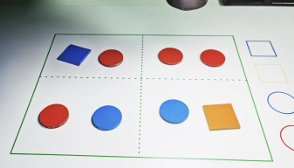
#> input picture imgs/maduo_test1.png, 294 x 168 px, found by its file name
$ python test_maduo.py
#> lines starting #> are read from the running program, lines starting #| are printed output that depends on the picture; after the words box and inside, x2 and y2 are one past the last pixel; in counts of white or black regions, pixels touching at a corner belong together
import cv2
import numpy as np
import os

# 加载图像
img_path = r'imgs\maduo_test1.png'

def create_debug_dir():
    """创建调试目录"""
    debug_dir = "debug_results"
    if not os.path.exists(debug_dir):
        os.makedirs(debug_dir)
    return debug_dir

def save_image(image, step_name, debug_dir):
    """保存调试图像"""
    cv2.imwrite(f"{debug_dir}/{step_name}.png", image)

def detect_shapes_and_colors(image_path):
    # 创建调试目录
#> called with image_path = 'imgs\\maduo_test1.png'
    debug_dir = create_debug_dir()

    # 读取原始图像
    image = cv2.imread(image_path)
#> image is the input picture: shape (168, 294, 3); mean B, G, R 201.9, 201.9, 200.8
    save_image(image, "01_original", debug_dir)

    # 转换为HSV颜色空间
    hsv = cv2.cvtColor(image, cv2.COLOR_BGR2HSV)
#> hsv: shape (168, 294, 3); mean H, S, V 79.4, 25.3, 211.7
    hsv = cv2.GaussianBlur(hsv, (3, 3), 0)
#> hsv: shape (168, 294, 3); mean H, S, V 79.4, 25.3, 211.7
    save_image(hsv, "02_hsv_blur", debug_dir)

    # 颜色阈值定义（根据实际调整）
    color_ranges = {
        "blue": ([90, 85, 13], [160, 255, 255]),   # 调整蓝色范围
        "red": ([0, 100, 20], [100, 255, 255]),     # 红色低区间
        'yellow': [(10, 60, 13), (30, 255, 255)],  # 精确黄色范围
    }

    # 生成颜色掩膜
    combined_mask = np.zeros(image.shape[:2], dtype=np.uint8)
    for color, (lower, upper) in color_ranges.items():
        lower = np.array(lower, dtype=np.uint8)
        upper = np.array(upper, dtype=np.uint8)
        mask = cv2.inRange(hsv, lower, upper)
        combined_mask = cv2.bitwise_or(combined_mask, mask)
#> this loop made 3 passes
#> pass 1, in detect_shapes_and_colors, `mask = cv2.inRange(hsv, lower, upper)`:
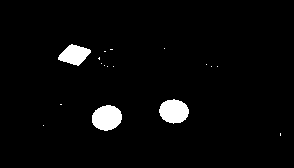
#> mask: shape (168, 294); 3.3% white; 17 white regions (14 under 20 px), largest, box (x1, y1, x2, y2) and area: (92, 105, 122, 131) 599, (159, 99, 189, 124) 561, (58, 44, 91, 66) 446
#> pass 3, in detect_shapes_and_colors, `mask = cv2.inRange(hsv, lower, upper)`:
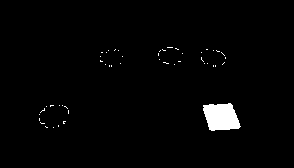
#> mask: shape (168, 294); 1.9% white; 49 white regions (48 under 20 px), largest, box (x1, y1, x2, y2) and area: (203, 103, 241, 131) 800
#> after the loop:
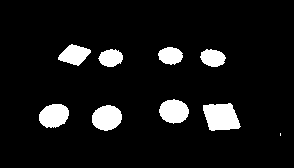
#> combined_mask: shape (168, 294); 8.1% white; 9 white regions (1 under 20 px), largest, box (x1, y1, x2, y2) and area: (203, 103, 241, 131) 802, (92, 105, 122, 131) 599, (39, 104, 69, 128) 563
    save_image(combined_mask, "03_color_mask", debug_dir)

    # 形态学操作去除小孔洞
    kernel = np.ones((5,5), np.uint8)
    closed_mask = cv2.morphologyEx(combined_mask, cv2.MORPH_CLOSE, kernel)
#> closed_mask: shape (168, 294); 8.1% white; 9 white regions (1 under 20 px), largest, box (x1, y1, x2, y2) and area: (203, 103, 241, 131) 804, (92, 105, 122, 131) 599, (39, 104, 69, 128) 567
    save_image(closed_mask, "04_closed_mask", debug_dir)

    # 填充孔洞
    mask_inv = cv2.bitwise_not(closed_mask)
    cv2.floodFill(mask_inv, None, (0, 0), 255)
    mask_filled = cv2.bitwise_not(mask_inv)
    save_image(mask_filled, "05_filled_mask", debug_dir)

    # 中值滤波去噪
    filtered_mask = cv2.medianBlur(mask_filled, 7)
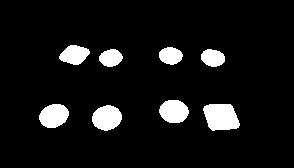
#> filtered_mask: shape (168, 294); 7.8% white; 8 white regions, largest, box (x1, y1, x2, y2) and area: (203, 104, 240, 131) 785, (92, 105, 122, 131) 586, (39, 104, 69, 128) 552
    save_image(filtered_mask, "06_filtered_mask", debug_dir)

    # 边缘检测
    edges = cv2.Canny(filtered_mask, 50, 120)
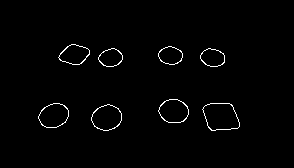
#> edges: shape (168, 294); 1.3% white in thin lines or dots, all inside (x1, y1, x2, y2) = (38, 44, 240, 131)
    save_image(edges, "07_edges", debug_dir)

    # 查找轮廓
    contours, _ = cv2.findContours(edges, cv2.RETR_EXTERNAL, cv2.CHAIN_APPROX_SIMPLE)
#> contours = 8 contours; box (x1, y1, x2, y2) and area: (202, 103, 240, 131) 786, (91, 104, 122, 131) 588, (38, 103, 69, 128) 554, (158, 99, 189, 123) 546, (58, 44, 90, 65) 434, (200, 48, 225, 67) 334, (158, 46, 183, 65) 328, (98, 48, 123, 67) 324

    results = []
    for cnt in contours:
        area = cv2.contourArea(cnt)
        if area < 100:  # 忽略小面积噪声
            continue

        # --- 形状检测 ---
        shape = "unknown"
        (x, y), radius = cv2.minEnclosingCircle(cnt)

        # 圆形检测条件：面积与周长比接近圆形
        perimeter = cv2.arcLength(cnt, True)
        circularity = 4 * np.pi * area / (perimeter**2) if perimeter > 0 else 0

        # 正方形检测条件：多边形近似+宽高比
        epsilon = 0.04 * perimeter
        approx = cv2.approxPolyDP(cnt, epsilon, True)
        if len(approx) == 4:
            rect = cv2.minAreaRect(cnt)
            (w, h) = rect[1]
            aspect_ratio = max(w, h) / min(w, h) if min(w, h) > 0 else 0
            if 0.9 < aspect_ratio < 1.1:  # 宽高比接近1
                shape = "square"
        elif circularity > 0.85:  # 圆形判定
            shape = "circle"

        # --- 颜色检测 ---
        # 取中心点周围5x5区域的平均颜色
        mask_roi = np.zeros_like(filtered_mask)
        cv2.drawContours(mask_roi, [cnt], -1, 255, -1)
        hsv_roi = cv2.bitwise_and(hsv, hsv, mask=mask_roi)
        mean_hue = np.mean(hsv_roi[:,:,0][mask_roi == 255])

        color = "unknown"
        if 90 <= mean_hue <= 160:
            color = "blue"
        elif (0 <= mean_hue <= 10) or (170 <= mean_hue <= 180):  # 红色在HSV环的两端
            color = "red"
        elif 10 <= mean_hue <= 30:
            color = "yellow"

        # 保存结果
        M = cv2.moments(cnt)
        if M["m00"] != 0:
            cx = int(M["m10"] / M["m00"])
            cy = int(M["m01"] / M["m00"])
            results.append({
                "shape": shape,
                "color": color,
                "center": (cx, cy),
                "contour": cnt
            })
#> this loop made 8 passes
#> (area, shape, x, y, radius, perimeter, circularity, epsilon) on passes 2, 8: (786.5, 'unknown', 220.7, 117.1, 20.36, 112.2, 0.785, 4.49), (434, 'unknown', 73.5, 53.5, 15.89, 83.25, 0.787, 3.33)
#> (area, shape, x, y, radius, perimeter, circularity, epsilon) on passes 1, 3, 4, 5, 6, 7: (588, 'unknown', 106, 116.5, 15.4, 93.25, 0.85, 3.73), (554, 'circle', 53.06, 114.2, 15.53, 90.43, 0.851, 3.62), (546, 'circle', 173.1, 111.5, 15.14, 88.43, 0.877, 3.54), (333.5, 'unknown', 212, 58.5, 12.5, 70.53, 0.843, 2.82), (324, 'circle', 110, 57, 12.17, 68.77, 0.861, 2.75), (327.5, 'unknown', 170, 55, 12.17, 70.53, 0.827, 2.82)
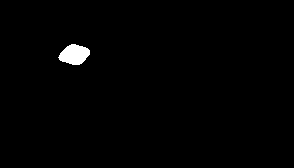
#> mask_roi: shape (168, 294); 0.95% white; 1 white region, box (x1, y1, x2, y2) and area: (58, 44, 90, 65) 470
#> after the loop, results = 8 items

    # 可视化结果
    output = image.copy()
    for res in results:
        # 绘制轮廓和中心
        cv2.drawContours(output, [res["contour"]], -1, (0, 255, 0), 2)
        cv2.circle(output, res["center"], 5, (0, 0, 255), -1)
        cv2.putText(output, f"{res['shape']}-{res['color']}",
                    (res["center"][0]-20, res["center"][1]-20),
                    cv2.FONT_HERSHEY_SIMPLEX, 0.5, (255, 0, 0), 2)
#> this loop made 8 passes
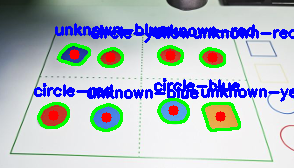
#> output: shape (168, 294, 3); 14.13% of pixels changed, all inside (x1, y1, x2, y2) = (34, 23, 294, 132)

    save_image(output, "08_final_result", debug_dir)

    # 打印结果
    print("检测结果：")
    for res in results:
        print(f"形状: {res['shape']}, 颜色: {res['color']}, 中心坐标: {res['center']}")

    cv2.imshow("Final Result", output)
    cv2.waitKey(0)
    cv2.destroyAllWindows()

# 测试
detect_shapes_and_colors(img_path)

$ run again, with imgs/maduo_test0.png copied over imgs/maduo_test1.png
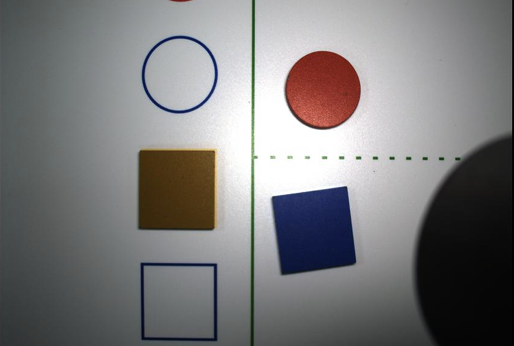
#> input picture imgs/maduo_test0.png, 514 x 346 px, found by its file name
#> in detect_shapes_and_colors, image is the input picture: shape (346, 514, 3); mean B, G, R 123.1, 122.4, 123.5
#> closed_mask: shape (346, 514); 10.6% white; 13 white regions (5 under 20 px), largest, box (x1, y1, x2, y2) and area: (139, 148, 217, 230) 6285, (273, 187, 356, 274) 5896, (285, 51, 360, 128) 4561
#> filtered_mask: shape (346, 514); 9.7% white; 17 white regions (5 under 20 px), largest, box (x1, y1, x2, y2) and area: (139, 148, 217, 230) 6268, (273, 187, 356, 274) 5883, (285, 51, 360, 128) 4551
#> edges: shape (346, 514); 0.7% white in thin lines or dots, all inside (x1, y1, x2, y2) = (138, 0, 360, 341)
#> contours = 33 contours, 26 with area under 20; largest, box (x1, y1, x2, y2) and area: (138, 147, 217, 230) 6269, (272, 186, 356, 274) 5884, (284, 50, 360, 128) 4561, (141, 334, 157, 341) 62, (202, 262, 217, 270) 62, (176, 34, 187, 39) 34, (174, 109, 181, 114) 21
#> the loop in detect_shapes_and_colors, `for cnt in contours:` made 33 passes
#> (area, shape, x, y, radius, perimeter, circularity, epsilon) on passes 6 to 7: (5883.5, 'square', 314, 230, 52.8, 312.5, 0.757, 12.5), (6269, 'square', 178, 188, 53.79, 310.6, 0.816, 12.43)
#> after the loop in detect_shapes_and_colors, `for cnt in contours:`:
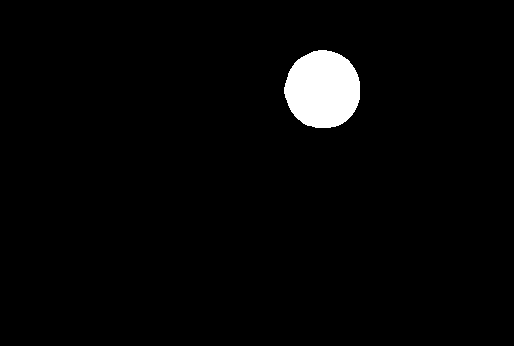
#> mask_roi: shape (346, 514); 2.6% white; 1 white region, box (x1, y1, x2, y2) and area: (284, 50, 360, 128) 4671
#> after the loop in detect_shapes_and_colors, `for cnt in contours:`: results = 3 items
#> the loop in detect_shapes_and_colors, `for res in results:` made 3 passes
#> after the loop in detect_shapes_and_colors, `for res in results:`:
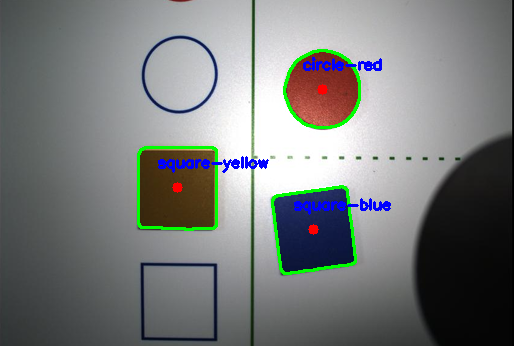
#> output: shape (346, 514, 3); 2.71% of pixels changed, all inside (x1, y1, x2, y2) = (137, 49, 391, 275)

$ run again, with imgs/angle_test0.png copied over imgs/maduo_test1.png
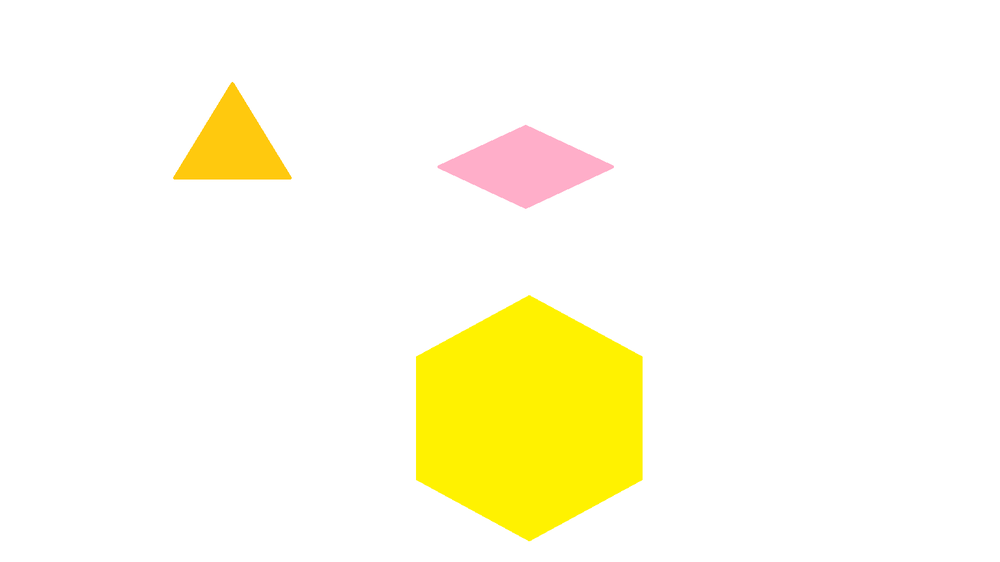
#> input picture imgs/angle_test0.png, 1000 x 562 px, shrunk from 1536 x 864 before the run, found by its file name
#> in detect_shapes_and_colors, image is the input picture: shape (562, 1000, 3); mean B, G, R 232.7, 252.4, 255
#> mask_inv: shape (562, 1000); 91.4% white; 2 black regions, box (x1, y1, x2, y2) and area: (415, 295, 643, 542) 42354, (173, 82, 292, 180) 6175
#> filtered_mask: shape (562, 1000); 8.6% white; 2 white regions, box (x1, y1, x2, y2) and area: (415, 295, 643, 541) 42337, (174, 83, 291, 180) 6155
#> in detect_shapes_and_colors, `edges = cv2.Canny(filtered_mask, 50, 120)`:
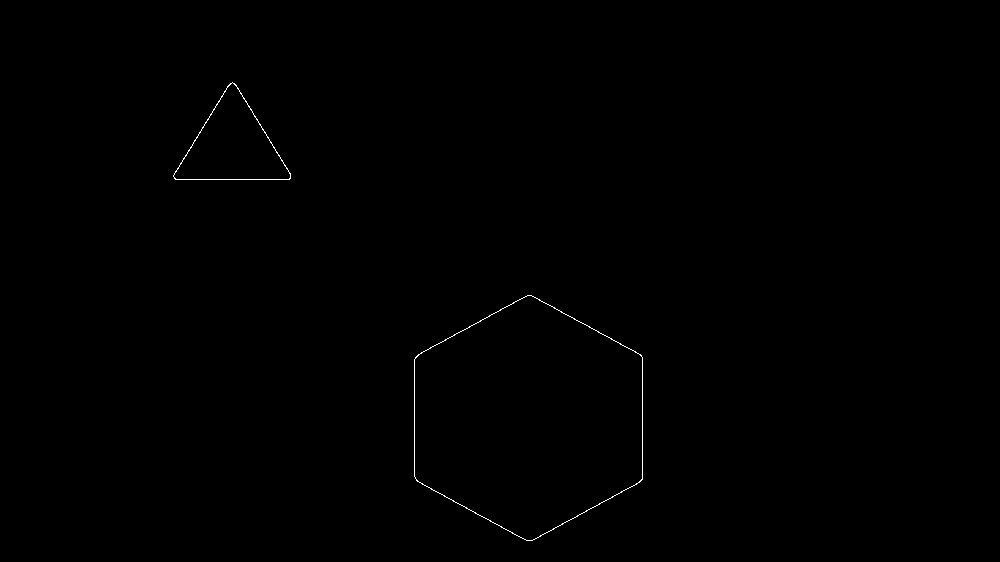
#> edges: shape (562, 1000); 0.2% white in thin lines or dots, all inside (x1, y1, x2, y2) = (173, 82, 643, 541)
#> contours = 2 contours; box (x1, y1, x2, y2) and area: (414, 295, 643, 541) 42356, (173, 82, 291, 180) 6120
#> the loop in detect_shapes_and_colors, `for cnt in contours:` made 2 passes
#> (area, shape, x, y, radius, perimeter, circularity, epsilon) on pass 2: (6120, 'unknown', 232, 147.5, 65.52, 358.9, 0.597, 14.36)
#> after the loop in detect_shapes_and_colors, `for cnt in contours:`: results = 2 items
#> the loop in detect_shapes_and_colors, `for res in results:` made 2 passes
#> after the loop in detect_shapes_and_colors, `for res in results:`:
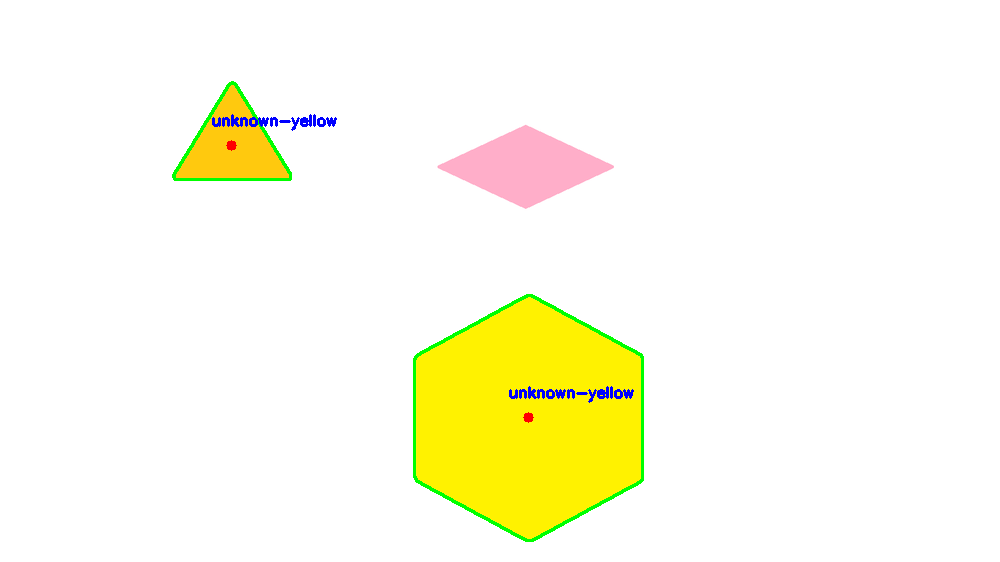
#> output: shape (562, 1000, 3); 0.98% of pixels changed, all inside (x1, y1, x2, y2) = (172, 81, 644, 542)
